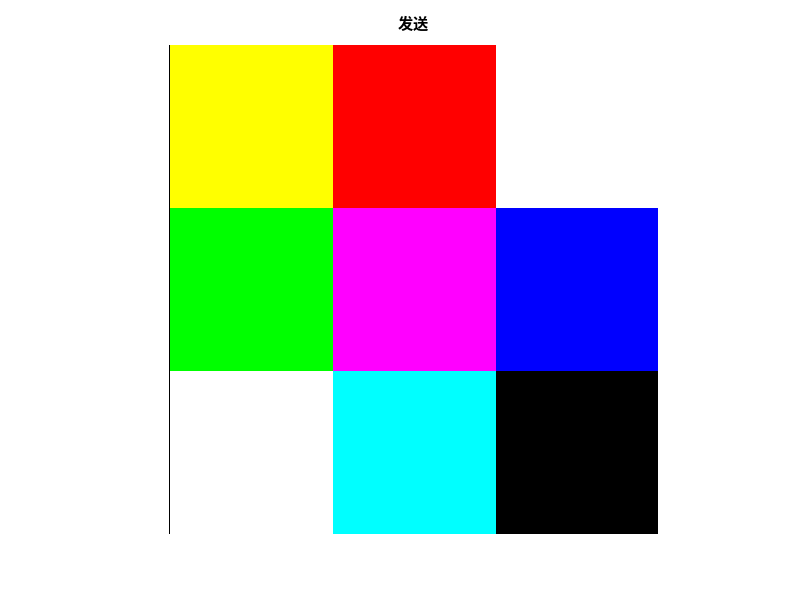

Write MATLAB code to recreate this figure. (Note: this script raises an error after producing the figure.)
clc,clear,close all;
tic;

%%%%%可修改参数
SNRdb=10;
len=200;


size=3*len;
N=size^2;
map=zeros(size,size,3);
rebuild_map=zeros(size,size,3);
input=zeros(3,N);


%%%%%%%%%%%生成初始图片
r=zeros(1,1,3);r(1)=1;
g=zeros(1,1,3);g(2)=1;
b=zeros(1,1,3);b(3)=1;
pic=[r+g,    r,     r+g+b;
     g,      r+b,   b;
     r+g+b,  g+b,   0*r;  ];

%%%%%%%%%%%生成图片的矩阵和输入信号初始码元
for i=1:size
    for j=1:size
     col=ceil(i/len);
     row=ceil(j/len);
     map(i,j,:)=pic(col,row,:);
     input(:,(i-1)*size+j)=reshape(map(i,j,:),3,1);
    end
end
figure(1);
imshow(map);
title("发送");



%%%%%%%%%%%图片传输通信系统
[output,~,~,~]=QAM8(N,SNRdb,input);


%%%%%%%%%%%重构图片并显示
for i=1:size
    for j=1:size
     rebuild_map(i,j,:)=reshape(output(:,(i-1)*size+j),1,1,3);
    end
end
figure(2);
imshow(rebuild_map);
title("接收")



toc;

